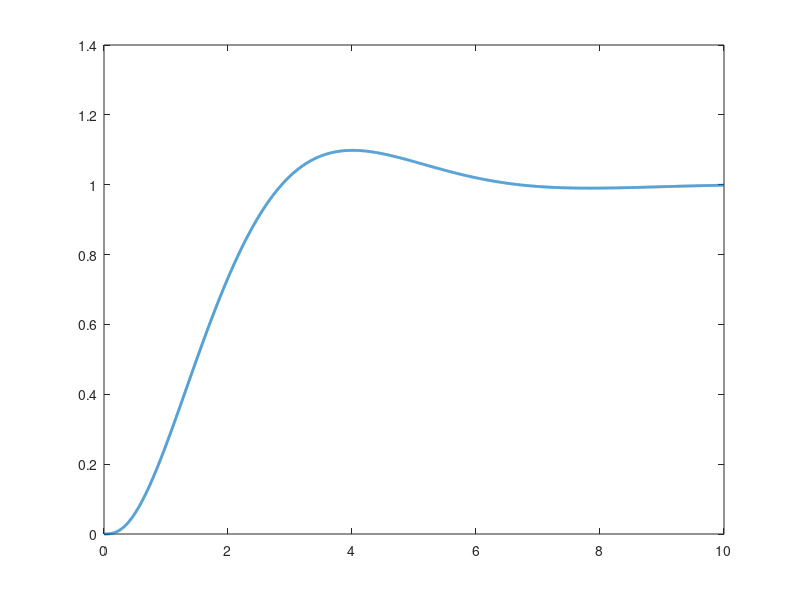

Write the MATLAB code that produced this figure. (Note: this script raises an error after producing the figure.)
%% Problem Description
% Given the LTI system
%
%   x_dot(t) = [ -0.1   -1 ] x(t) + [ 1 ] u(t)
%              [  1     0 ]         [ 0 ]
%
%   y(t) = [ 0  1 ] x(t)
%
% Design a state feedback control law with integral action of the form
%
%   u(t) = -K_q * q(t) - K_x * x(t)
%
% for a setpoint output regulation problem, considering r(t) = ε(t),
% and the following transient requirements:
%
%   1) Maximum overshoot:       ŝ ≤ 10%
%   2) Settling time (2% band): t_s,2% ≤ 6.5 s
%--------------------------------------------------------------------------
clear;
close all;
clc;
A = [-0.1, -1; 1, 0];
B = [1; 0];
C =[0, 1];
D = 0;
% reachability
Mr = ctrb(A, B);
rho = rank(Mr);
if rho < size(A,1)
    error('System is NOT reachable. Controller design aborted.')
end
%% Transient requirements
s_hat = 0.1; % max overshoot
ts_2 = 6.5;  % settling time (2%)
% Damping Ratio and Natural Frequency
zeta = abs(log(s_hat)) / (sqrt(pi^2 + log(s_hat)^2));
wn = log(100/2) / (zeta * ts_2);
%% Desired Eigenvalues
lambda1 = -wn*zeta + 1j*wn*sqrt(1-zeta^2);
lambda2 = -wn*zeta - 1j*wn*sqrt(1-zeta^2);
lambda3 = -10* wn * zeta;
lambda_des = [lambda1, lambda2, lambda3];
%% control
% Augmented system for integral action
A_aug = [0, -C; zeros(2,1), A];
B_aug = [0; B];
C_aug = [0, C];
D_aug = D;
K_aug = place(A_aug, B_aug, lambda_des);
Kq = K_aug(1,1);
Kx = K_aug(1,2:end);
%--- control action with integrator system ---
% --> Closed-loop augmented system 
A_aug = [0, -C; -B*Kq, A-B*Kx];
B_aug = [1; zeros(2, 1)];
C_aug = C_aug;
D_aug = D_aug;
sys_cont = ss(A_aug, B_aug, C_aug, D_aug);
%%--- Simulation ---
t_sim = linspace(0, 10, 10000);
u = ones(size(t_sim,2), 1);
[y, t, x] = lsim(sys_cont, u,t_sim);
%%--- Plot Respone ---
figure(1)
plot(t, y, 'linewidth', 2)
yline(s_hat*dcgain(sys_cont) + dcgain(sys_cont), 'g'); % overshoot limit
yline(1.02*dcgain(sys_cont), 'r');                     % +2% band
yline(0.98*dcgain(sys_cont), 'r');                     % -2% band
xline(ts_2, 'g')                                       % settling time limit
xlabel('time')
ylabel('y(t)')
title('Closed-loop Response with Integral Action')
grid on
%%--- END ---
